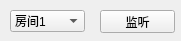
<?xml version="1.0" encoding="UTF-8"?>
<ui version="4.0">
 <class>chatarrange</class>
 <widget class="QWidget" name="chatarrange">
  <property name="geometry">
   <rect>
    <x>0</x>
    <y>0</y>
    <width>181</width>
    <height>41</height>
   </rect>
  </property>
  <property name="windowTitle">
   <string>Form</string>
  </property>
  <widget class="QPushButton" name="pushButton">
   <property name="geometry">
    <rect>
     <x>100</x>
     <y>10</y>
     <width>75</width>
     <height>23</height>
    </rect>
   </property>
   <property name="text">
    <string>监听</string>
   </property>
  </widget>
  <widget class="QComboBox" name="comboBox">
   <property name="geometry">
    <rect>
     <x>10</x>
     <y>10</y>
     <width>75</width>
     <height>22</height>
    </rect>
   </property>
   <item>
    <property name="text">
     <string>房间1</string>
    </property>
   </item>
   <item>
    <property name="text">
     <string>房间2</string>
    </property>
   </item>
   <item>
    <property name="text">
     <string>房间3</string>
    </property>
   </item>
   <item>
    <property name="text">
     <string>房间4</string>
    </property>
   </item>
   <item>
    <property name="text">
     <string>房间5</string>
    </property>
   </item>
   <item>
    <property name="text">
     <string>房间6</string>
    </property>
   </item>
   <item>
    <property name="text">
     <string>房间7</string>
    </property>
   </item>
   <item>
    <property name="text">
     <string>房间8</string>
    </property>
   </item>
   <item>
    <property name="text">
     <string>房间9</string>
    </property>
   </item>
   <item>
    <property name="text">
     <string>房间10</string>
    </property>
   </item>
   <item>
    <property name="text">
     <string>房间11</string>
    </property>
   </item>
   <item>
    <property name="text">
     <string>房间12</string>
    </property>
   </item>
   <item>
    <property name="text">
     <string>房间13</string>
    </property>
   </item>
   <item>
    <property name="text">
     <string>房间14</string>
    </property>
   </item>
   <item>
    <property name="text">
     <string>房间15</string>
    </property>
   </item>
   <item>
    <property name="text">
     <string>房间16</string>
    </property>
   </item>
   <item>
    <property name="text">
     <string>房间17</string>
    </property>
   </item>
   <item>
    <property name="text">
     <string>房间18</string>
    </property>
   </item>
   <item>
    <property name="text">
     <string>房间19</string>
    </property>
   </item>
   <item>
    <property name="text">
     <string>房间20</string>
    </property>
   </item>
   <item>
    <property name="text">
     <string>房间21</string>
    </property>
   </item>
   <item>
    <property name="text">
     <string>房间22</string>
    </property>
   </item>
   <item>
    <property name="text">
     <string>房间23</string>
    </property>
   </item>
   <item>
    <property name="text">
     <string>房间24</string>
    </property>
   </item>
   <item>
    <property name="text">
     <string>房间25</string>
    </property>
   </item>
   <item>
    <property name="text">
     <string>房间26</string>
    </property>
   </item>
   <item>
    <property name="text">
     <string>房间27</string>
    </property>
   </item>
   <item>
    <property name="text">
     <string>房间28</string>
    </property>
   </item>
   <item>
    <property name="text">
     <string>房间29</string>
    </property>
   </item>
   <item>
    <property name="text">
     <string>房间30</string>
    </property>
   </item>
  </widget>
 </widget>
 <resources/>
 <connections/>
</ui>
